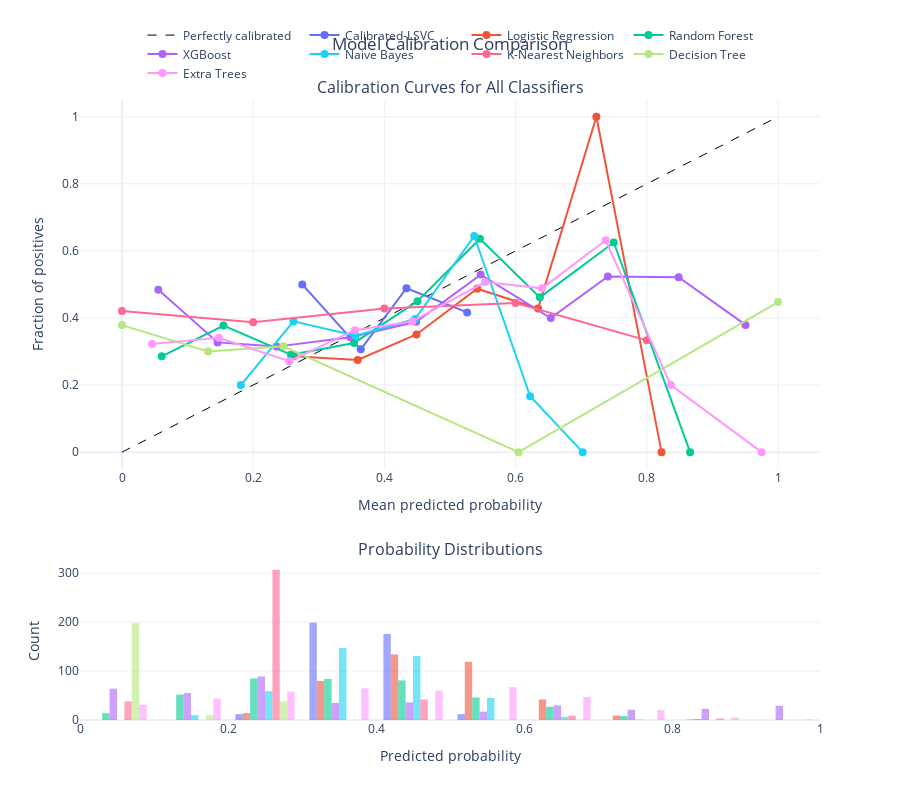

Notebook code for this chart:
### Code cell
calibration_plots

### Figure 1 — Plotly figure (JSON) as saved in the notebook; plotly's stock layout.template omitted (floating-point values rounded to 4 significant figures; data arrays with more than 128 entries replaced by an {"elided": "..."} marker saying what was removed)
{"data": [{"line": {"color": "black", "dash": "dash", "width": 1}, "mode": "lines", "name": "Perfectly calibrated", "type": "scatter", "x": [0, 1], "xaxis": "x", "y": [0, 1], "yaxis": "y"}, {"line": {"color": "#636EFA"}, "marker": {"size": 8}, "mode": "lines+markers", "name": "Calibrated-LSVC", "type": "scatter", "x": [0.2748, 0.364, 0.4336, 0.5262], "xaxis": "x", "y": [0.5, 0.3065, 0.4886, 0.4167], "yaxis": "y"}, {"marker": {"color": "#636EFA"}, "name": "Calibrated-LSVC", "opacity": 0.6, "showlegend": false, "type": "histogram", "x": {"elided": "399 float values"}, "xaxis": "x2", "xbins": {"end": 1, "size": 0.1, "start": 0}, "yaxis": "y2"}, {"line": {"color": "#EF553B"}, "marker": {"size": 8}, "mode": "lines+markers", "name": "Logistic Regression", "type": "scatter", "x": [0.2618, 0.3593, 0.4489, 0.5415, 0.6343, 0.7232, 0.8225], "xaxis": "x", "y": [0.2857, 0.275, 0.3507, 0.4874, 0.4286, 1, 0], "yaxis": "y"}, {"marker": {"color": "#EF553B"}, "name": "Logistic Regression", "opacity": 0.6, "showlegend": false, "type": "histogram", "x": {"elided": "399 float values"}, "xaxis": "x2", "xbins": {"end": 1, "size": 0.1, "start": 0}, "yaxis": "y2"}, {"line": {"color": "#00CC96"}, "marker": {"size": 8}, "mode": "lines+markers", "name": "Random Forest", "type": "scatter", "x": [0.06061, 0.1547, 0.2577, 0.3537, 0.4506, 0.5456, 0.637, 0.7496, 0.866], "xaxis": "x", "y": [0.2857, 0.3774, 0.2907, 0.3256, 0.45, 0.6364, 0.4615, 0.625, 0], "yaxis": "y"}, {"marker": {"color": "#00CC96"}, "name": "Random Forest", "opacity": 0.6, "showlegend": false, "type": "histogram", "x": {"elided": "399 float values"}, "xaxis": "x2", "xbins": {"end": 1, "size": 0.1, "start": 0}, "yaxis": "y2"}, {"line": {"color": "#AB63FA"}, "marker": {"size": 8}, "mode": "lines+markers", "name": "XGBoost", "type": "scatter", "x": [0.05537, 0.1458, 0.2355, 0.3481, 0.4486, 0.5467, 0.6536, 0.7407, 0.8485, 0.9505], "xaxis": "x", "y": [0.4844, 0.3273, 0.3146, 0.3429, 0.3889, 0.5294, 0.4, 0.5238, 0.5217, 0.3793], "yaxis": "y"}, {"marker": {"color": "#AB63FA"}, "name": "XGBoost", "opacity": 0.6, "showlegend": false, "type": "histogram", "x": {"elided": "399 float values"}, "xaxis": "x2", "xbins": {"end": 1, "size": 0.1, "start": 0}, "yaxis": "y2"}, {"line": {"color": "#19D3F3"}, "marker": {"size": 8}, "mode": "lines+markers", "name": "Naive Bayes", "type": "scatter", "x": [0.1811, 0.2614, 0.356, 0.4467, 0.5369, 0.6222, 0.7022], "xaxis": "x", "y": [0.2, 0.3898, 0.3469, 0.3969, 0.6444, 0.1667, 0], "yaxis": "y"}, {"marker": {"color": "#19D3F3"}, "name": "Naive Bayes", "opacity": 0.6, "showlegend": false, "type": "histogram", "x": {"elided": "399 float values"}, "xaxis": "x2", "xbins": {"end": 1, "size": 0.1, "start": 0}, "yaxis": "y2"}, {"line": {"color": "#FF6692"}, "marker": {"size": 8}, "mode": "lines+markers", "name": "K-Nearest Neighbors", "type": "scatter", "x": [0, 0.2, 0.4, 0.6, 0.8], "xaxis": "x", "y": [0.4211, 0.3876, 0.4286, 0.4444, 0.3333], "yaxis": "y"}, {"marker": {"color": "#FF6692"}, "name": "K-Nearest Neighbors", "opacity": 0.6, "showlegend": false, "type": "histogram", "x": {"elided": "399 float values"}, "xaxis": "x2", "xbins": {"end": 1, "size": 0.1, "start": 0}, "yaxis": "y2"}, {"line": {"color": "#B6E880"}, "marker": {"size": 8}, "mode": "lines+markers", "name": "Decision Tree", "type": "scatter", "x": [0, 0.1312, 0.246, 0.6045, 1], "xaxis": "x", "y": [0.3788, 0.3, 0.3158, 0, 0.4474], "yaxis": "y"}, {"marker": {"color": "#B6E880"}, "name": "Decision Tree", "opacity": 0.6, "showlegend": false, "type": "histogram", "x": {"elided": "399 float values"}, "xaxis": "x2", "xbins": {"end": 1, "size": 0.1, "start": 0}, "yaxis": "y2"}, {"line": {"color": "#FF97FF"}, "marker": {"size": 8}, "mode": "lines+markers", "name": "Extra Trees", "type": "scatter", "x": [0.04576, 0.1475, 0.255, 0.355, 0.4425, 0.5534, 0.6404, 0.7373, 0.8366, 0.975], "xaxis": "x", "y": [0.3226, 0.3409, 0.2712, 0.3636, 0.3898, 0.507, 0.4884, 0.6316, 0.2, 0], "yaxis": "y"}, {"marker": {"color": "#FF97FF"}, "name": "Extra Trees", "opacity": 0.6, "showlegend": false, "type": "histogram", "x": {"elided": "399 float values"}, "xaxis": "x2", "xbins": {"end": 1, "size": 0.1, "start": 0}, "yaxis": "y2"}], "layout": {"annotations": [{"font": {"size": 16}, "showarrow": false, "text": "Calibration Curves for All Classifiers", "x": 0.5, "xanchor": "center", "xref": "paper", "y": 1, "yanchor": "bottom", "yref": "paper"}, {"font": {"size": 16}, "showarrow": false, "text": "Probability Distributions", "x": 0.5, "xanchor": "center", "xref": "paper", "y": 0.255, "yanchor": "bottom", "yref": "paper"}], "height": 800, "legend": {"orientation": "h", "x": 0.5, "xanchor": "center", "y": 1.02, "yanchor": "bottom"}, "title": {"text": "Model Calibration Comparison", "x": 0.5}, "xaxis": {"anchor": "y", "domain": [0, 1], "title": {"text": "Mean predicted probability"}}, "xaxis2": {"anchor": "y2", "domain": [0, 1], "title": {"text": "Predicted probability"}}, "yaxis": {"anchor": "x", "domain": [0.405, 1], "range": [-0.05, 1.05], "title": {"text": "Fraction of positives"}}, "yaxis2": {"anchor": "x2", "domain": [0, 0.255], "title": {"text": "Count"}}}}
